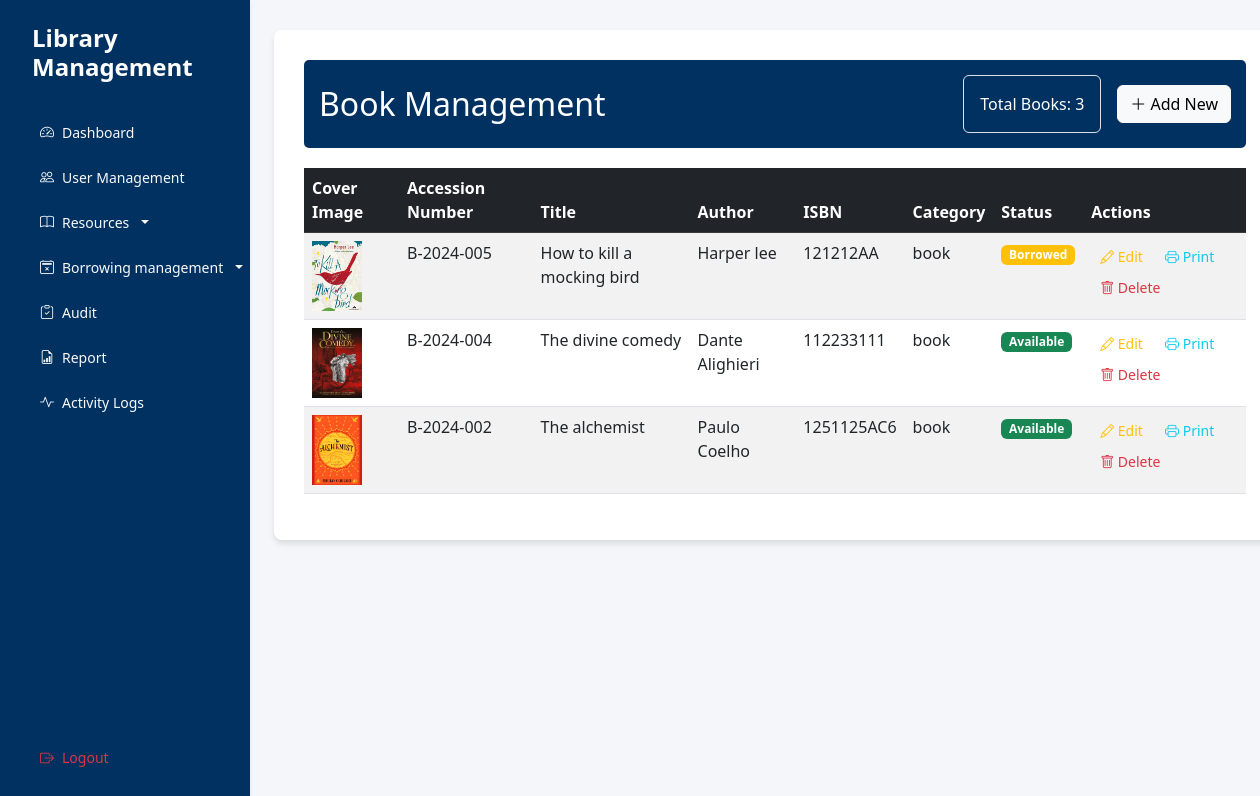
/interface/books.php (signed in), run on the app's committed database.
### tables this page shows
CREATE TABLE `books` (
  `book_id` int(11) NOT NULL,
  `resource_id` int(11) NOT NULL,
  `author` varchar(100) NOT NULL,
  `isbn` varchar(13) NOT NULL,
  `publisher` varchar(100) NOT NULL,
  `edition` varchar(20) DEFAULT NULL,
  `publication_date` date DEFAULT NULL
);

CREATE TABLE `library_resources` (
  `resource_id` int(11) NOT NULL,
  `title` varchar(255) NOT NULL,
  `accession_number` varchar(20) NOT NULL,
  `category` enum('book','periodical','media') NOT NULL,
  `status` enum('available','borrowed','maintenance') DEFAULT 'available',
  `created_at` timestamp NOT NULL DEFAULT current_timestamp(),
  `updated_at` timestamp NOT NULL DEFAULT current_timestamp() ON UPDATE current_timestamp(),
  `cover_image` varchar(255) DEFAULT NULL
);

### controller/BookController.php (called while the page is built, shortened)
<?php
require_once '../config/Database.php';
class BookController {
    private $conn;
    public function __construct() {
        $database = new Database();
        $this->conn = $database->getConnection();
    }
    public function getBooks() {
        try {
            $query = "SELECT lr.resource_id, lr.title, lr.accession_number, lr.category, lr.status, lr.cover_image,
                             b.author, b.isbn, b.publisher, b.edition, b.publication_date
                      FROM library_resources lr
                      JOIN books b ON lr.resource_id = b.resource_id
                      ORDER BY lr.created_at DESC";
            $stmt = $this->conn->prepare($query);
            $stmt->execute();
            return $stmt->fetchAll(PDO::FETCH_ASSOC);
        } catch (PDOException $e) {
            error_log("Get books error: " . $e->getMessage());
            return [];
        }
    }
}

### config/Database.php (called while the page is built, shortened)
<?php
class Database {
    private $host = "localhost";
    private $port = "3307";
    private $db_name = "library_management";
    private $username = "root";
    private $password = "";
    public function getConnection() {
        $this->conn = null;
        try {
            $this->conn = new PDO(
                "mysql:host=" . $this->host . ";port=" . $this->port . ";dbname=" . $this->db_name,
                $this->username,
                $this->password
            );
            $this->conn->setAttribute(PDO::ATTR_ERRMODE, PDO::ERRMODE_EXCEPTION);
        } catch(PDOException $e) {
            echo "Connection Error: " . $e->getMessage();
        }
        return $this->conn;
    }
}

### interface/books.php (the view, shortened to what this page needs)
<?php
require_once '../controller/BookController.php';
$bookController = new BookController();
$books = $bookController->getBooks();
?>
<!DOCTYPE html>
<html lang="en">
<head>
    <link href="https://cdn.jsdelivr.net/npm/bootstrap@5.3.0/dist/css/bootstrap.min.css" rel="stylesheet">
    <link href="https://cdn.jsdelivr.net/npm/bootstrap-icons@1.10.0/font/bootstrap-icons.css" rel="stylesheet">
    <link href="assets/css/style.css" rel="stylesheet">
</head>
<body>
    <div class="d-flex">
        <?php include 'includes/sidebarModal.php'; ?>
        <main class="col-md-9 ms-sm-auto col-lg-10 px-md-4">
            <div class="borrowing-monitoring-container">
                <div class="page-header d-flex justify-content-between align-items-center">
                    <h2 class="mb-0">Book Management</h2>
                    <div class="d-flex align-items-center">
                        <div class="box p-3 border rounded me-3">
                            <span>Total Books: <?php echo count($books); ?></span>
                        </div>
                        <button class="btn btn-light" data-bs-toggle="modal" data-bs-target="#bookModal">
                            <i class="bi bi-plus-lg"></i> Add New
                        </button>
                    </div>
                </div>
                <div class="table-responsive">
                    <table class="table table-striped table-hover">
                        <thead class="table-dark">
                            <tr>
                                <th>Cover Image</th>
                                <th>Accession Number</th>
                                <th>Title</th>
                                <th>Author</th>
                                <th>ISBN</th>
                                <th>Category</th>
                                <th>Status</th>
                                <th>Actions</th>
                            </tr>
                        </thead>
                        <tbody>
                            <?php foreach ($books as $book): ?>
                            <tr>
                                <td>
                                    <?php if (!empty($book['cover_image'])): ?>
                                        <img src="../uploads/covers/<?php echo htmlspecialchars(basename($book['cover_image'])); ?>"
                                             alt="Cover"
                                             style="width: 50px; height: 70px; object-fit: cover;"
                                             onerror="this.onerror=null; this.src='assets/images/default-cover.png';">
                                    <?php endif; ?>
                                </td>
                                <td><?php echo htmlspecialchars($book['accession_number']); ?></td>
                                <td><?php echo htmlspecialchars($book['title']); ?></td>
                                <td><?php echo htmlspecialchars($book['author']); ?></td>
                                <td><?php echo htmlspecialchars($book['isbn']); ?></td>
                                <td><?php echo htmlspecialchars($book['category']); ?></td>
                                <td>
                                    <span class="badge
                                    <?php
                                    echo $book['status'] === 'available' ? 'bg-success' : 'bg-warning';
                                    ?>">
                                        <?php echo ucfirst(htmlspecialchars($book['status'])); ?>
                                    </span>
                                </td>
                                <td>
                                    <button class="btn btn-sm text-warning edit-book"
                                            data-bs-toggle="modal"
                                            data-bs-target="#bookModal"
                                            data-book='<?php echo htmlspecialchars(json_encode($book)); ?>'>
                                        <i class="bi bi-pencil"></i> Edit
                                    </button>
                                    <button class="btn btn-sm text-info print-book"
                                            onclick="printBook(<?php echo htmlspecialchars(json_encode($book)); ?>)">
                                        <i class="bi bi-printer"></i> Print
                                    </button>
                                    <form method="POST" class="d-inline" onsubmit="return confirm('Are you sure you want to delete this book?');">
                                        <button type="submit" class="btn btn-sm text-danger">
                                            <i class="bi bi-trash"></i> Delete
                                        </button>
                                    </form>
                                </td>
                            </tr>
                            <?php endforeach; ?>
                        </tbody>
                    </table>
                </div>
            </div>
        </main>
    </div>
</body>
</html>

### interface/assets/css/style.css (style rules this page uses)
body { background-color: #f4f6f9; }
.page-header { background-color: #003161; color: white; padding: 15px; border-radius: 5px; margin-bottom: 20px; }
.borrowing-monitoring-container { background-color: white; border-radius: 8px; box-shadow: 0 4px 6px rgba(0,0,0,0.1); padding: 30px; margin-top: 30px; }

### interface/books.php (style rules this page uses)
.borrowing-monitoring-container { background-color: white; border-radius: 8px; box-shadow: 0 4px 6px rgba(0,0,0,0.1); padding: 30px; margin-top: 30px; }
.page-header { background-color: #003161; color: white; padding: 15px; border-radius: 5px; margin-bottom: 20px; }

### data on the page
books: resource.cover_image (picture), resource.accession_number "B-2024-005", resource.title "How to kill a mocking bird", author "Harper lee", isbn "121212AA", resource.category "book", resource.status "Borrowed"
books: resource.cover_image (picture), resource.accession_number "B-2024-004", resource.title "The divine comedy", author "Dante Alighieri", isbn "112233111", resource.category "book", resource.status "Available"
books: resource.cover_image (picture), resource.accession_number "B-2024-002", resource.title "The alchemist", author "Paulo Coelho", isbn "1251125AC6", resource.category "book", resource.status "Available"

### other printed values
count($books) "3"
